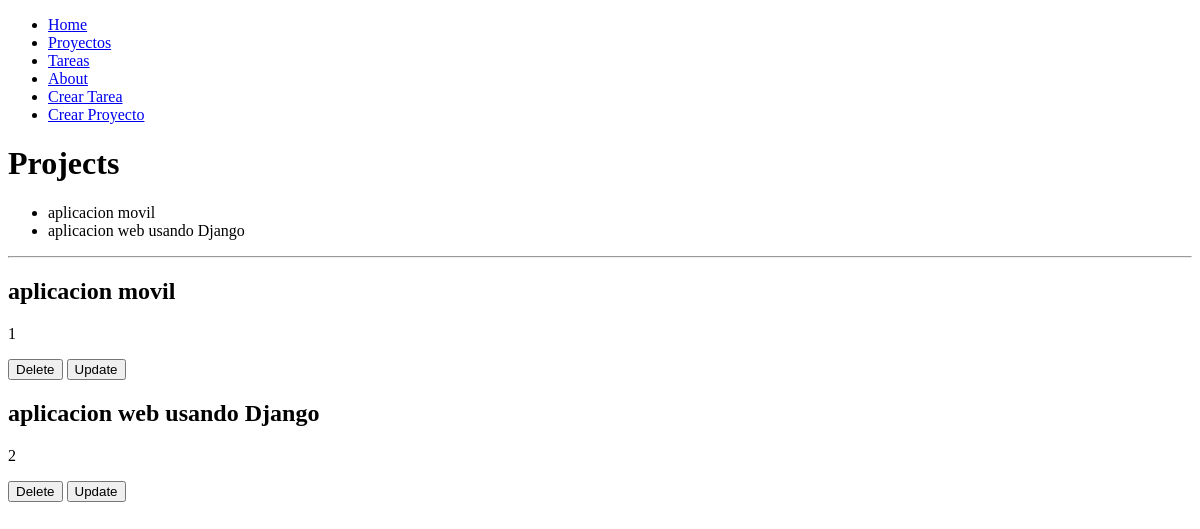
The page /myapp/projects/ on the database as committed earlier.
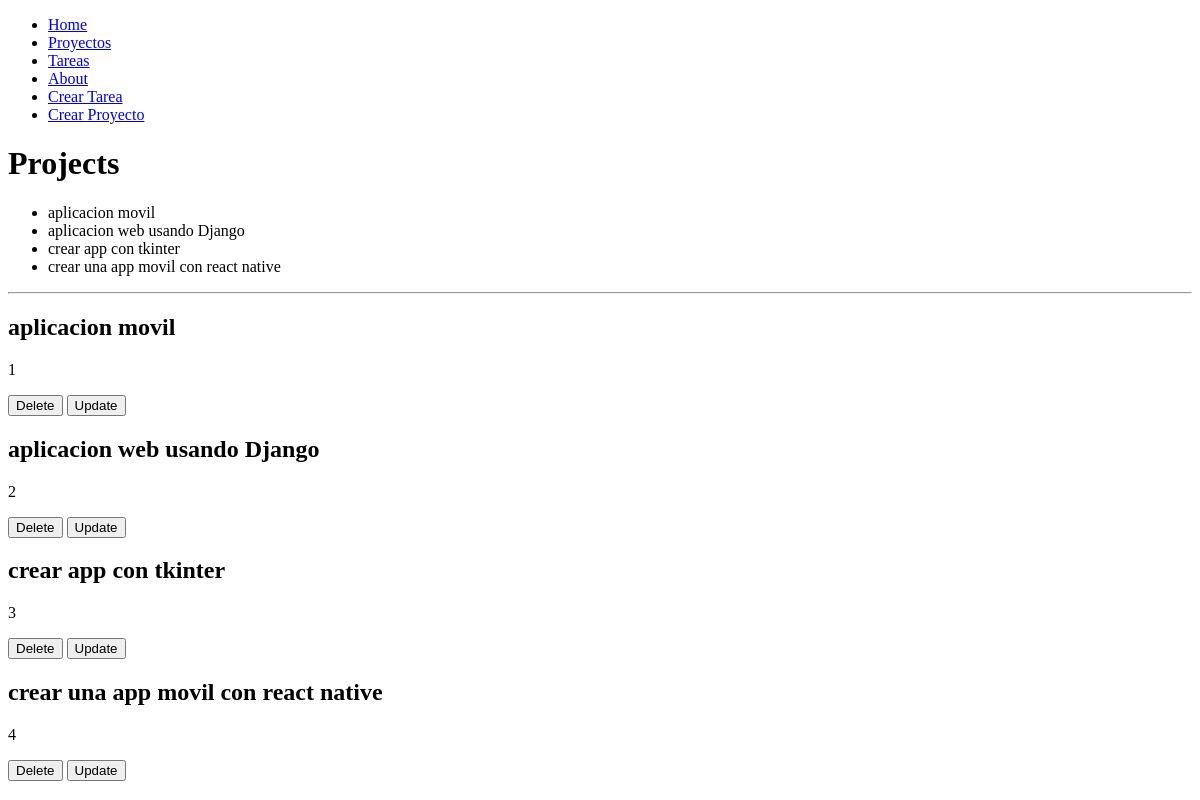
The same page on the database as committed later.
### myapp/models.py (models this page shows)
class Project(models.Model):
    name = models.CharField(max_length=200)
    def __str__(self):
        return self.name

### myapp/views.py (the view)
# urls.py: path("projects/", views.projects, name="projects_lista"),
def projects(request):
    projects = Project.objects.all()
    return render(request, "projects/projects.html", {"projects": projects})

### myapp/templates/projects/projects.html (shortened to what this page needs)
{% extends 'layouts/base.html' %}
{%block content%}
<h1>Projects</h1>
<ul>
    {% for project in projects %}
    <li>{{ project.name }}</li>
    {% endfor %}
</ul>
<hr>
{% for project in projects %}
<article>
    <h2>{{ project.name }}</h2>
    <p>{{ project.id }}</p>
    <button type="button">Delete</button>
    <button type="button">Update</button>
</article>
{% endfor %}
{%endblock%}

### myapp/templates/layouts/base.html (shortened to what this page needs)
<!DOCTYPE html>
<html lang="en">
<head>
</head>
<body>
    <nav>
        <ul>
            <li><a href="{% url 'index' %}">Home</a></li>
            <li><a href="{% url 'projects_lista' %}">Proyectos</a></li>
            <li><a href="{% url 'tasks_lista' %}">Tareas</a></li>
            <li><a href="{% url 'about' %}">About</a></li>
            <li><a href="{% url 'create_task' %}">Crear Tarea</a></li>
            <li><a href="{% url 'create_project' %}">Crear Proyecto</a></li>
        </ul>
    </nav>
    {%block content%}
    {%endblock%}
</body>
</html>

Rows that differ between the two databases and show on the page:
added Project: name "crear app con tkinter", id "3"
added Project: name "crear una app movil con react native", id "4"
